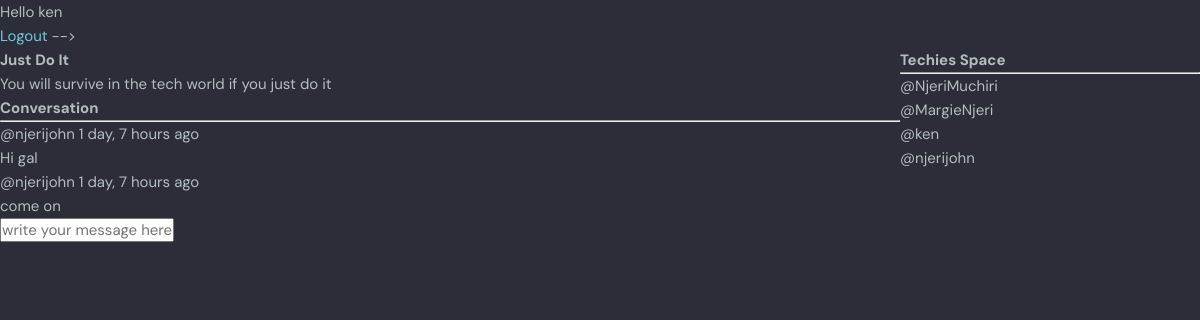
The page /chamber/8/ (signed in) on the database its author committed.
### journeyingblogs/models.py (models this page shows, shortened)
class Chamber(models.Model):
    host = models.ForeignKey(User, on_delete=models.SET_NULL, null=True)
    topic = models.ForeignKey(Topic, on_delete=models.SET_NULL, null=True)
    name = models.CharField(max_length=200)
    description = models.TextField(null=True, blank=True)
    techiesspace = models.ManyToManyField(User, related_name='techiesspace', blank=True)
    updated = models.DateTimeField(auto_now=True)
    created = models.DateTimeField(auto_now_add=True)
    class Meta:
       ordering = ['-updated', '-created']

class Message(models.Model):
    user =  models.ForeignKey(User, on_delete=models.CASCADE)
    chamber = models.ForeignKey(Chamber, on_delete=models.CASCADE)
    body = models.TextField()
    updated = models.DateTimeField(auto_now=True)
    created = models.DateTimeField(auto_now_add=True)
    class Meta:
       ordering = ['-updated', '-created']

### journeyingblogs/views.py (the view, shortened to what this page needs)
# urls.py: path('chamber/<str:pk>/', views.chamber, name='chamber'),
def chamber(request, pk):
    chamber = Chamber.objects.get(id=pk)
    chamber_messages = chamber.message_set.all()
    techiesspace = chamber.techiesspace.all()
    context = {'chamber': chamber, 'chamber_messages': chamber_messages,'techiesspace':techiesspace}
    return render(request, 'journeyingblogs/chamber.html', context)

### journeyingblogs/templates/journeyingblogs/chamber.html (shortened to what this page needs)
{% extends 'main.html' %}
{% block content%}
<!DOCTYPE html>
<html lang="en">
<head>
</head>
<body>
    <div class="chamber-container">
        <div>
    <h1>{{chamber.name}}</h1>
    <p>{{chamber.description}}</p>
    <div class="comment-wrapper">
        <h3>Conversation</h3>
        <hr>
        {% for message in chamber_messages %}
        <div>
            <small>@{{message.user}}  {{message.created|timesince}} ago</small>
            <p>{{message.body}}</p>
        </div>
        {% endfor %}
    </div>
    {% if request.user.is_authenticated %}
    <div class="comment-form">
        <form action="" method="POST">
            <input type="text" name="body" placeholder="write your message here" />
        </form>
    </div>
    {% endif %}
</div>
<div>
    <h3>Techies Space</h3>
    <hr>
    {% for techie in techiesspace %}
    <div>
       <p>@{{techie.username}}</p>
    </div>
    {% endfor %}
</div>
    </div>
</body>
</html>
{% endblock %}

### templates/navbar.html (shortened to what this page needs)
{% load static %}
    {% if request.user.is_authenticated %}
    <p>Hello {{request.user}}</p>
    <a href="{% url 'logoutuser'%}">Logout</a>
    {% else %}
    <a href="{% url 'loginpage'%}">Login</a>
    {% endif %}
</body>
</html>

### static/styles/style.css (style rules this page uses)
:root { --color-main: #71c6dd; --color-main-light: #e1f6fb; --color-dark: #3f4156; --color-dark-medium: #51546e; --color-dark-light: #696d97; --color-light: #e5e5e5; --color-gray: #8b8b8b; --color-light-gray: #b2bdbd; --color-bg: #2d2d39; --color-success: #5dd693; --color-error: #fc4b0b; }
* { font-family: "DM Sans", -apple-system, BlinkMacSystemFont, "Segoe UI", Roboto, Oxygen, Ubuntu, Cantarell, "Open Sans", "Helvetica Neue", sans-serif; margin: 0; padding: 0; box-sizing: border-box; text-rendering: optimizeLegibility; font-size: inherit; }
html { font-size: 56.25%; }
@media only screen and (min-width: 1200px) { html { font-size: 62.5%; } }
body { line-height: 1.6; font-weight: 400; font-size: 1.5rem; color: var(--color-light-gray); background-color: var(--color-bg); min-height: 100vh; }
a { display: inline-block; color: var(--color-main); text-decoration: none; }

### journeyingblogs/templates/journeyingblogs/chamber.html (style rules this page uses)
.chamber-container { display: grid; grid-template-columns: 3fr 1fr; }

### rows shown on the page
Chamber: name "Just Do It", description "You will survive in the tech world if you just do it"
Message: user "njerijohn", created "1 day, 7 hours", body "Hi gal"
Message: user "njerijohn", created "1 day, 7 hours", body "come on"

### other values the page prints
{{ request.user }} "ken"
{{ techie.username }} "NjeriMuchiri"
{{ techie.username }} "MargieNjeri"
{{ techie.username }} "ken"
{{ techie.username }} "njerijohn"
